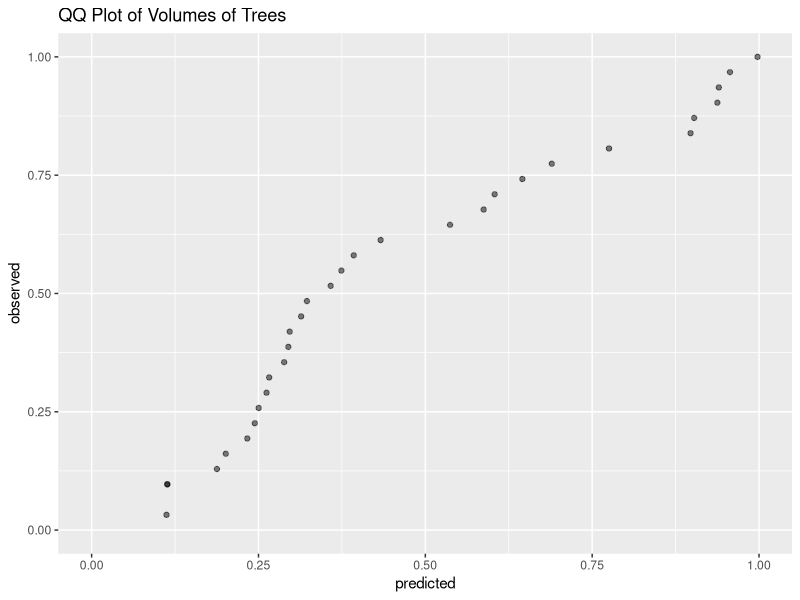

Generate this figure with R:
## ---- chunk 1
library(ggplot2)
v<-trees$Volume
q<-ecdf(v)
predicted<-pnorm(v,mean=mean(v),sd=sd(v))
observed<-q(v)
ggplot()+geom_point(aes(x=predicted,y=observed),alpha=.5)+xlim(0,1)+ylim(0,1)+ggtitle("QQ Plot of Volumes of Trees")
## ---- chunk 2

length(v)
length(observed)
length(predicted)
## ---- chunk 3
predicted
## ---- chunk 4
length(v[v<mean(v)])
